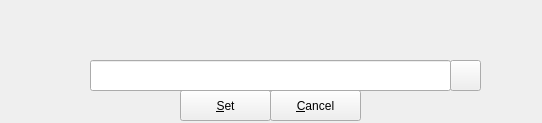
<?xml version="1.0" encoding="UTF-8"?>
<ui version="4.0">
 <class>options</class>
 <widget class="QWidget" name="options">
  <property name="windowModality">
   <enum>Qt::ApplicationModal</enum>
  </property>
  <property name="geometry">
   <rect>
    <x>0</x>
    <y>0</y>
    <width>542</width>
    <height>123</height>
   </rect>
  </property>
  <property name="windowTitle">
   <string>Set Mount Options</string>
  </property>
  <widget class="QWidget" name="centralWidget" native="true">
   <property name="geometry">
    <rect>
     <x>0</x>
     <y>10</y>
     <width>541</width>
     <height>111</height>
    </rect>
   </property>
   <widget class="QPushButton" name="pbSet">
    <property name="geometry">
     <rect>
      <x>180</x>
      <y>80</y>
      <width>91</width>
      <height>31</height>
     </rect>
    </property>
    <property name="text">
     <string>&amp;Set</string>
    </property>
   </widget>
   <widget class="QPushButton" name="pbCancel">
    <property name="geometry">
     <rect>
      <x>270</x>
      <y>80</y>
      <width>91</width>
      <height>31</height>
     </rect>
    </property>
    <property name="text">
     <string>&amp;Cancel</string>
    </property>
   </widget>
   <widget class="QLabel" name="label_2">
    <property name="geometry">
     <rect>
      <x>30</x>
      <y>0</y>
      <width>481</width>
      <height>51</height>
     </rect>
    </property>
    <property name="text">
     <string/>
    </property>
    <property name="alignment">
     <set>Qt::AlignCenter</set>
    </property>
    <property name="wordWrap">
     <bool>true</bool>
    </property>
   </widget>
   <widget class="QLineEdit" name="lineEditKey">
    <property name="geometry">
     <rect>
      <x>90</x>
      <y>50</y>
      <width>361</width>
      <height>31</height>
     </rect>
    </property>
   </widget>
   <widget class="QPushButton" name="pushButton">
    <property name="geometry">
     <rect>
      <x>450</x>
      <y>50</y>
      <width>31</width>
      <height>31</height>
     </rect>
    </property>
    <property name="text">
     <string/>
    </property>
   </widget>
  </widget>
 </widget>
 <layoutdefault spacing="6" margin="11"/>
 <tabstops>
  <tabstop>lineEditKey</tabstop>
  <tabstop>pbSet</tabstop>
  <tabstop>pbCancel</tabstop>
 </tabstops>
 <resources/>
 <connections/>
</ui>
